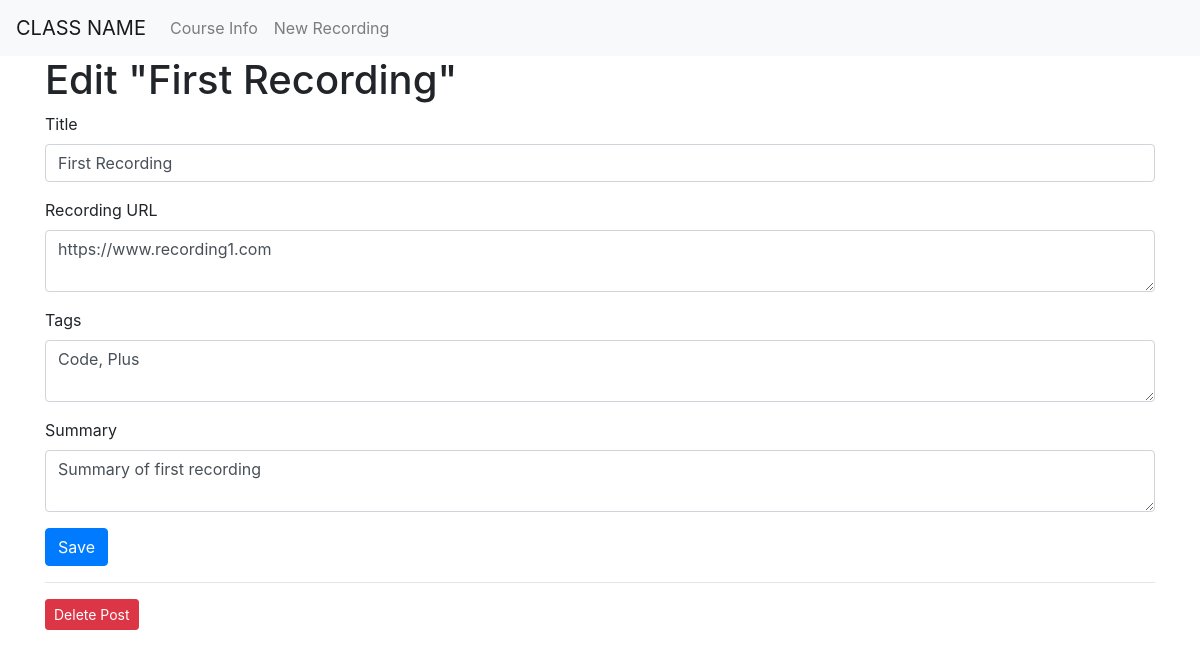
The app's page /1/edit with its own data.
### tables this page shows
CREATE TABLE posts (
    id INTEGER PRIMARY KEY AUTOINCREMENT,
    created TIMESTAMPT NOT NULL DEFAULT CURRENT_TIMESTAMP,
    title TEXT NOT NULL,
    recordingURL TEXT NOT NULL,
    tags TEXT NOT NULL,
    summary TEXT NOT NULL
);

### app.py (the view, shortened to what this page needs)
@app.route('/<int:id>/edit', methods=('GET', 'POST'))
def edit(id):
    post = get_post(id)
    return render_template('edit.html', post=post)

### app.py (called while the page is built)
def get_db_connection():
    conn = sqlite3.connect('database.db')
    conn.row_factory = sqlite3.Row
    return conn

def get_post(post_id):
    conn = get_db_connection()
    post = conn.execute('SELECT * FROM posts WHERE id = ?',
                        (post_id,)).fetchone()
    conn.close()
    if post is None:
        abort(404)
    return post

### templates/edit.html (shortened to what this page needs)
{% extends 'base.html' %}
{% block content %}
<h1>{% block title %} Edit "{{ post['title'] }}" {% endblock %}</h1>
<form method="post">
    <div class="form-group">
        <label for="title">Title</label>
        <input type="text" name="title" placeholder="Post title"
               class="form-control"
               value="{{ request.form['title'] or post['title'] }}">
    </div>
    <div class="form-group">
        <label for="recordingURL">Recording URL</label>
        <textarea name="recordingURL" placeholder="Recording URL"
                  class="form-control">{{ request.form['recordingURL'] or post['recordingURL'] }}</textarea>
    </div>
    <div class="form-group">
        <label for="tags">Tags</label>
        <textarea name="tags" placeholder="What topics is the lesson about?"
                  class="form-control">{{ request.form['tags'] or post['tags'] }}</textarea>
    </div>
    <div class="form-group">
        <label for="summary">Summary</label>
        <textarea name="summary" placeholder="Brief summary of the lesson"
                  class="form-control">{{ request.form['summary'] or post['summary'] }}</textarea>
    </div>
    <div class="form-group">
        <button type="submit" class="btn btn-primary">Save</button>
    </div>
</form>
<hr>
<form action="{{ url_for('delete', id=post['id']) }}" method="POST">
    <input type="submit" value="Delete Post"
            class="btn btn-danger btn-sm"
            onclick="return confirm('Are you sure you want to delete this post?')">
</form>
{% endblock %}

### records on screen
posts: title "First Recording", recordingURL "https://www.recording1.com", tags "Code, Plus", summary "Summary of first recording"
